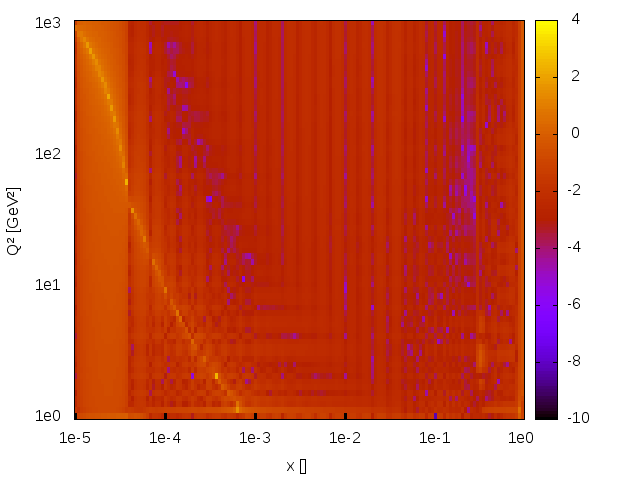

gnuplot code for this plot:
#!/usr/bin/gnuplot
reset

set term png

Nx = 150
NQ2 = 70

set xlabel "x []"
set xrange[-.5:Nx-.5]
set xtics ("1e-5" 0, "1e-4" Nx/5, "1e-3" 2*Nx/5, "1e-2" 3*Nx/5, "1e-1" 4*Nx/5, "1e0" Nx-1)

set ylabel "Q² [GeV²]"
set yrange[-.5:NQ2-.5]
unset key
set ytics ("1e0" 0, "1e1" NQ2/3, "1e2" 2*NQ2/3, "1e3" NQ2-1)

set out "test.png"
plot "out3.dat" u 1:2:3 w image

set out
